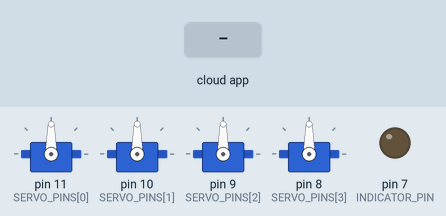
The sketch below on a simulated Arduino Uno, built with avr-gcc and run on an emulated ATmega328P. Parts: 4 × servo, output pins drawn as LEDs (lit = HIGH). The inputs (shaded band) are chosen by the test bench. The ROS host is connected and sends only what is stated.

Above: at 1.2 s.
1.3 s: the phone or cloud app sets desired_heading to 0
At 1.45 s:
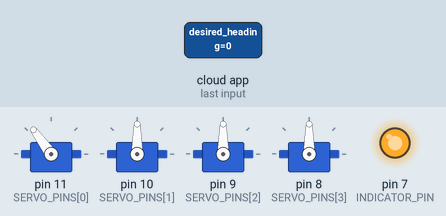
At 2.05 s:
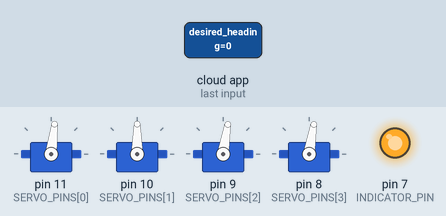
4.3 s: the phone or cloud app sets desired_heading to 45
At 4.83 s:
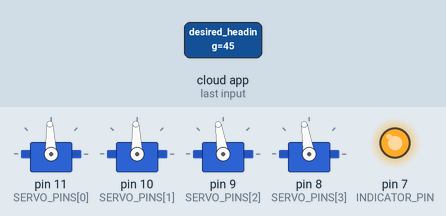
7.3 s: the phone or cloud app sets desired_heading to 90
10.3 s: the phone or cloud app sets desired_heading to 180
Timing chart, 0 to 14.3 s (numbered marks = the images above; inputs shaded):
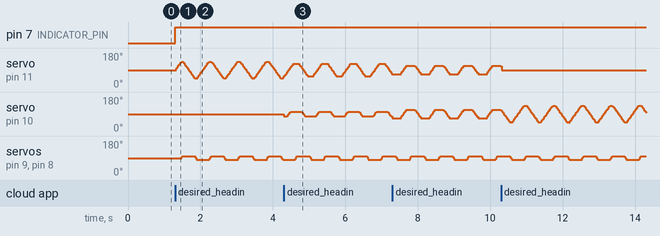

The sketch:

arduino.ino
```cpp
/* arduino.ino
 * FollowBot POE Project
 * @authors: Duncan, Elias
 *
 * Main routine for the Aduino Uno motor controller funcitonality
 *
*/

#include <ros.h>
#include <std_msgs/UInt16.h>
#include "controls.h"

ros::NodeHandle n;
ros::Subscriber<std_msgs::UInt16> heading{"desired_heading", calculateStrideCoefficients};

void setup() {
  Serial.println(9600);
  attachServos(90, 90);
  n.initNode();
  n.subscribe(heading);
}

void loop() {
  moveAtHeading();
  n.spinOnce();
}
```

controls.h
```cpp
/* controls.h
 * FollowBot POE Project
 * @authors: Elias
 *
 * This header file contains all the constants, buildtime, and runtime variables necessary to compile and execute the
 * robot controls.
 *
 */

#ifndef controls_h
#define controls_h

#include <Servo.h>

const uint8_t NUM_SERVOS = 4;
const uint8_t SERVO_PINS[] = {11, 10, 9, 8};
Servo SERVOS[NUM_SERVOS];
const double MIN_STRIDE = 45;
const double MAX_STRIDE = 135;
const double STRIDE_RANGE = MAX_STRIDE - MIN_STRIDE;
const uint8_t MIN_STEP = 80;
const uint8_t MAX_STEP = 100;

const uint8_t INDICATOR_PIN = 7;
const uint16_t STOPSIG = 65535;

double currentStrideAngle;
double currentStepAngle;

double leftStrideCoefficient = 0.5;
double rightStrideCoefficient = 0.5;

bool strideDirection = true;
bool stepDirection = true;

bool personDetected = false;

void attachServos(double angle0, double angle1) {
    double pos[] = {angle0, angle0, angle1, angle1};
    currentStrideAngle = angle0;
    currentStepAngle = angle1;

    for(int i = 0; i < NUM_SERVOS; ++i) {
        SERVOS[i].attach(SERVO_PINS[i]);
        SERVOS[i].write(pos[i]);
    }

    pinMode(INDICATOR_PIN, OUTPUT);
}

bool isReverse = false;
double dir = 1;

void calculateStrideCoefficients(const std_msgs::UInt16& msg) {
    personDetected = msg.data != STOPSIG;

    digitalWrite(INDICATOR_PIN, personDetected ? HIGH : LOW);

    if(personDetected) {
        double heading = (double)msg.data;

        if(heading > 180) {
            heading -= 180;

            if(!isReverse) {
                dir = -1;
                isReverse = true;
            }
        }
        else if(isReverse) {
            dir = 1;
            isReverse = false;
        }

        rightStrideCoefficient = heading / 180.0;
        leftStrideCoefficient = 1 - rightStrideCoefficient;
    }
}

void moveAtHeading() {
    if(personDetected) {
        bool flag = false;
        double lMin = 90 - (STRIDE_RANGE / (2 / leftStrideCoefficient));
        double lMax = 90 + (STRIDE_RANGE / (2 / leftStrideCoefficient));
        double rMin = 90 - (STRIDE_RANGE / (2 / rightStrideCoefficient));
        double rMax = 90 + (STRIDE_RANGE / (2 / rightStrideCoefficient));

        SERVOS[0].write(max(min(currentStrideAngle, lMax), lMin));
        SERVOS[1].write(max(min(currentStrideAngle, rMax), rMin));

        currentStrideAngle = currentStrideAngle + (strideDirection ? 1 : -1);

        if(currentStrideAngle == MAX_STRIDE || currentStrideAngle == MIN_STRIDE) {
            strideDirection = !strideDirection;

            while(true) {
                SERVOS[2].write(currentStepAngle);
                SERVOS[3].write(currentStepAngle);

                currentStepAngle = max(min(currentStepAngle + (stepDirection ? dir : -dir), MAX_STEP), MIN_STEP);

                if(currentStepAngle == MAX_STEP || currentStepAngle == MIN_STEP) {
                    stepDirection = !stepDirection;
                    break;
                }

                delay(3);
            }
        }
    }
    else {
        SERVOS[0].write(90);
        SERVOS[1].write(90);
        SERVOS[3].write(90);
        SERVOS[4].write(90);
    }

    delay(3);
}

#endif
```
